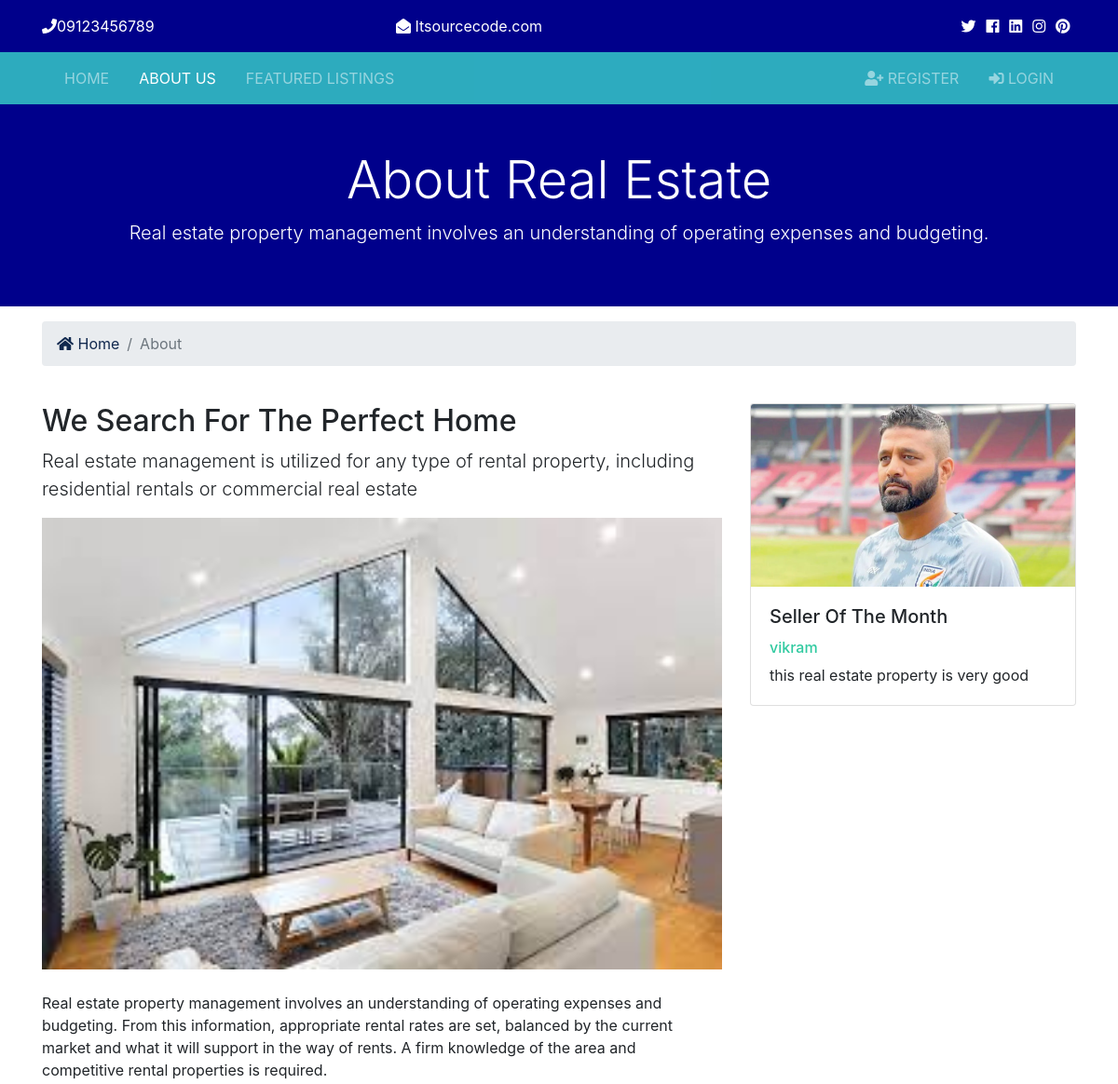
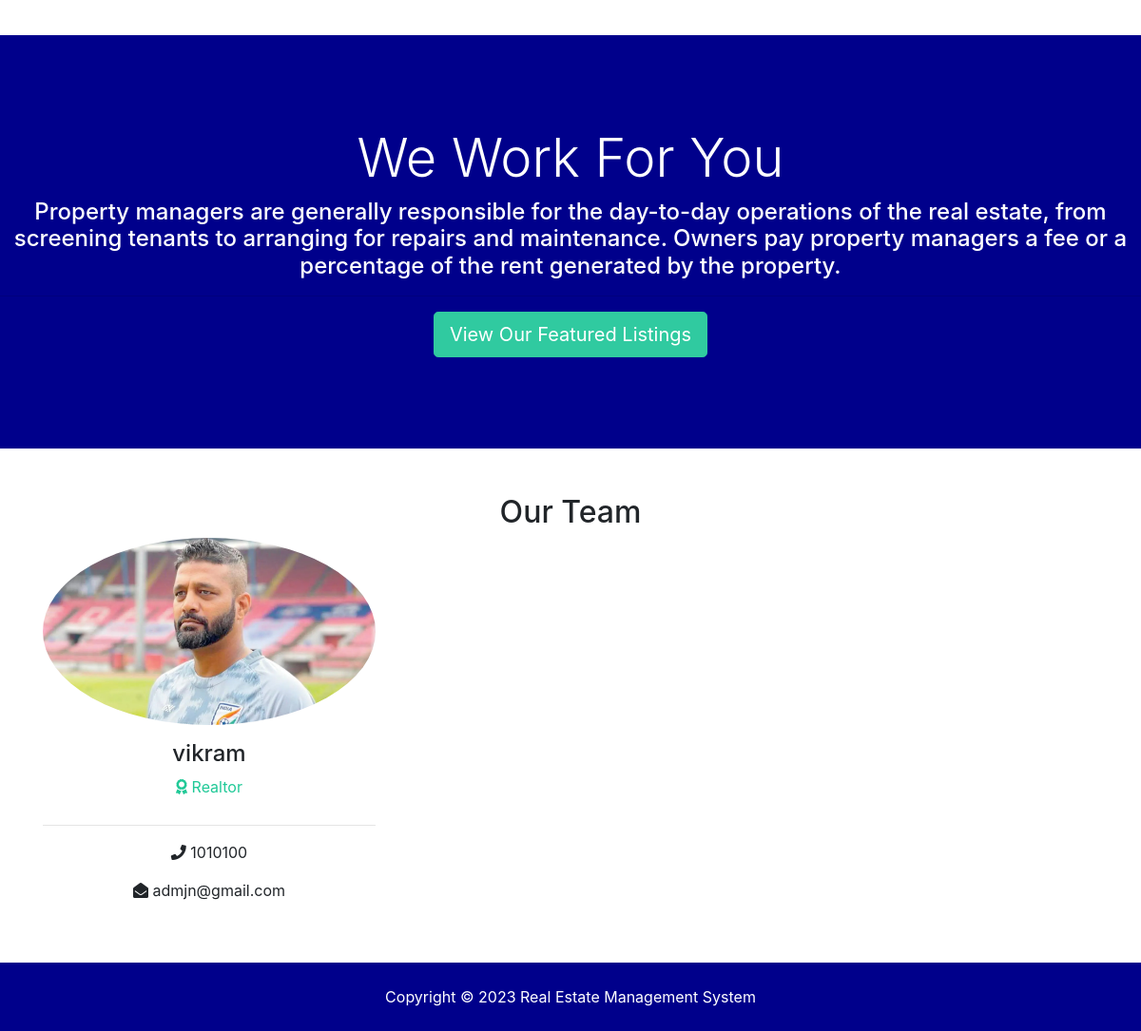
/about, run on the app's committed database (2 pictures, top to bottom).
### realtors/models.py (models this page shows, shortened)
class Realtor(models.Model):
    name = models.CharField(max_length=200)
    photo = models.ImageField(upload_to='photos/%Y/%m/%d')
    description = models.TextField(blank=True)
    phone = models.CharField(max_length=20)
    email = models.CharField(max_length=50)
    is_mvp = models.BooleanField(default=False)
    hire_date = models.DateTimeField(default=datetime.now, blank=True)

### pages/views.py (the view)
# urls.py: path('about', views.about, name='about'),
def about(request):
    realtors = Realtor.objects.order_by('-hire_date')
    mvp_realtors = Realtor.objects.all().filter(is_mvp=True)
    context = {
        'realtors': realtors,
        'mvp_realtors': mvp_realtors
    }
    return render(request, 'pages/about.html', context)

### templates/pages/about.html (shortened to what this page needs)
{% extends 'base.html' %}
{% load static %}
{% block content %}
<section id="" class="py-5 text-white" style="background-color:darkblue;">
  <div class="container">
    <div class="row text-center">
      <div class="col-md-12">
        <h1 class="display-4">About Real Estate</h1>
        <p class="lead">
          Real estate property management involves an understanding of operating expenses and budgeting.
        </p>
      </div>
    </div>
  </div>
</section>
<section id="bc" class="mt-3">
  <div class="container">
    <nav aria-label="breadcrumb">
      <ol class="breadcrumb">
        <li class="breadcrumb-item">
          <a href="{% url 'index' %}"> <i class="fas fa-home"></i> Home</a>
        </li>
        <li class="breadcrumb-item active">About</li>
      </ol>
    </nav>
  </div>
</section>
<section id="about" class="py-4">
  <div class="container">
    <div class="row">
      <div class="col-md-8">
        <h2>We Search For The Perfect Home</h2>
        <p class="lead">
          Real estate management is utilized for any type of rental property,
          including residential rentals or commercial real estate
        </p>
        <img src="{% static 'img/4.jpg' %}" alt="" />
        <p class="mt-4">
          Real estate property management involves an understanding of operating expenses and budgeting.
          From this information, appropriate rental rates are set,
          balanced by the current market and what it will support in the way of rents.
          A firm knowledge of the area and competitive rental properties is required.
        </p>
      </div>
      <div class="col-md-4">
        {% if mvp_realtors %}
          {% for realtor in mvp_realtors %}
          <div class="card">
              <img
                class="card-img-top"
                src="{{ realtor.photo.url }}"
                alt="Seller of the month"
              />
              <div class="card-body">
                <h5 class="card-title">Seller Of The Month</h5>
                <h6 class="text-secondary">{{realtor.name}}</h6>
                <p class="card-text">
                 {{ realtor.description }}
                </p>
              </div>
            </div>
          {% endfor %}
        {% endif %}
      </div>
    </div>
  </div>
</section>
<section id="work" class="text-white text-center" style="background-color:darkblue;">
  <h2 class="display-4">We Work For You</h2>
  <h4>
    Property managers are generally responsible for the day-to-day operations of the real estate,
    from screening tenants to arranging for repairs and maintenance.
    Owners pay property managers a fee or a percentage of the rent generated by the property.
  </h4>
  <hr />
  <a href="listings.html" class="btn btn-secondary text-white btn-lg"
    >View Our Featured Listings</a
  >
</section>
<section id="team" class="py-5">
  <div class="container">
    <h2 class="text-center">Our Team</h2>
    <div class="row text-center">
      {% if realtors %}
        {% for realtor in realtors %}
        <div class="col-md-4">
            <img
              src="{{ realtor.photo.url }}"
              alt=""
              class="rounded-circle mb-3"
            />
            <h4>{{realtor.name}}</h4>
            <p class="text-success">
              <i class="fas fa-award text-success mb-3"></i> Realtor
            </p>
            <hr />
            <p><i class="fas fa-phone"></i> {{ realtor.phone }}</p>
            <p><i class="fas fa-envelope-open"></i> {{realtor.email}}</p>
          </div>
        {% endfor %}
      {%  else %}
        <div class="col-md-12">
          <p>No realtors available</p>
        </div>
      {% endif %}
    </div>
  </div>
</section>
{% endblock %}

### btre/static/css/all.css (style rules this page uses)
.fa, .fas, .far, .fal, .fab { -moz-osx-font-smoothing: grayscale; -webkit-font-smoothing: antialiased; display: inline-block; font-style: normal; font-variant: normal; text-rendering: auto; line-height: 1; }
.fa-award:before { content: "\f559"; }
.fa-envelope-open:before { content: "\f2b6"; }
.fa-home:before { content: "\f015"; }
.fa-phone:before { content: "\f095"; }
.fa, .fas { font-family: 'Font Awesome 5 Free'; font-weight: 900; }

### btre/static/css/style.css (style rules this page uses)
.btn-secondary { color: #fff !important; }
img { width: 100%; }
#work { padding: 6rem 0; }

### data on the page
Realtor: photo (picture), name "vikram", description "this real estate property is very good", phone "1010100", email "admjn@gmail.com"
